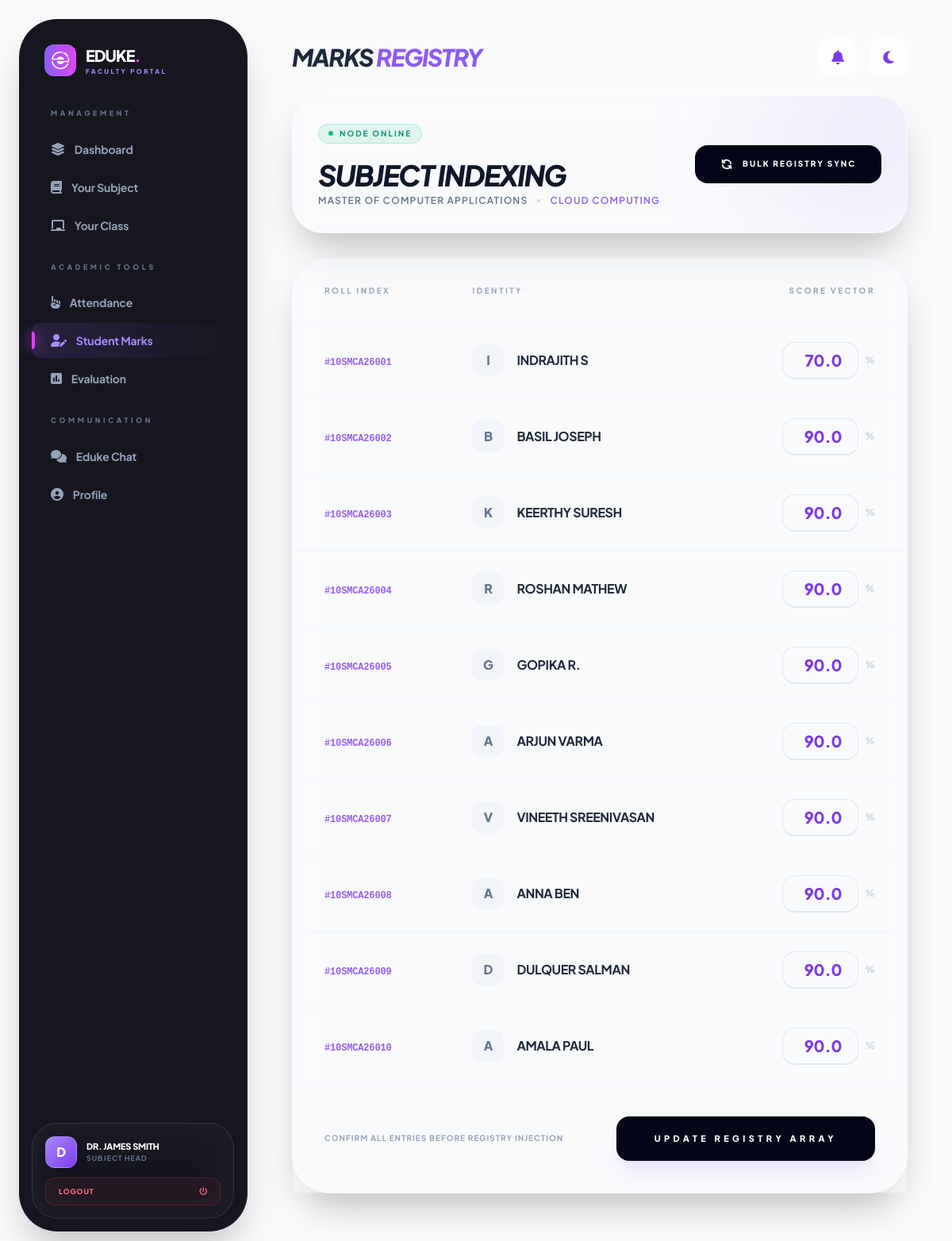
Screenshot of /subject_head/marks/ (signed in) with the database file from the repository.
### main/models.py (models this page shows, shortened)
class Subjects(models.Model):
    id = models.BigAutoField(primary_key=True)
    subject_name = models.CharField(max_length=50)
    subject_head = models.CharField(max_length=50)
    email = models.EmailField(unique=True)
    password = models.CharField()
    user = models.ForeignKey(Users, on_delete=models.CASCADE)
    class_obj = models.ForeignKey(Classes, on_delete=models.CASCADE)

class Students(models.Model):
    id = models.BigAutoField(primary_key=True)
    roll_no = models.CharField(max_length=50, unique=True)
    name = models.CharField(max_length=50)
    email = models.CharField(max_length=50, unique=True, null=True, blank=True)
    password = models.CharField()
    class_obj = models.ForeignKey(Classes, on_delete=models.SET_NULL, null=True, blank=True)
    user = models.ForeignKey(Users, on_delete=models.CASCADE)

### main/views.py (the view, shortened to what this page needs)
# urls.py: path('subject_head/marks/', views.subject_head_marks, name='subject_head_marks'), # Subject Head Marks
def subject_head_marks(request):
    subject_id = request.session.get('subject_id')
    if not subject_id:
        return redirect('subject_head_login')
    subject_data = None
    student_list = []
    subject_head_name = "Subject Head"  # Default value
    try:
        with connection.cursor() as cursor:
            cursor.execute("""
                SELECT s.id, s.subject_name, c.class_name, s.class_obj_id, s.subject_head
                FROM main_subjects s
                JOIN main_classes c ON s.class_obj_id = c.id
                WHERE s.id = %s
            """, [subject_id])
            subject = cursor.fetchone()
            if subject:
                subject_data = {
                    'id': subject[0],
                    'subject_name': subject[1],
                    'class_obj_name': subject[2],
                    'class_obj_id': subject[3],
                }
                subject_head_name = subject[4] if subject[4] else "Subject Head"
                cursor.execute("SELECT id, roll_no, name FROM main_students WHERE class_obj_id = %s", [subject_data['class_obj_id']])
                students = cursor.fetchall()
                for student in students:
                    student_id = student[0]
                    cursor.execute("""
                        SELECT marks_percentage FROM main_studentevaluation
                        WHERE student_id = %s AND subject_id = %s
                    """, [student_id, subject_data['id']])
                    mark = cursor.fetchone()
                    student_list.append({
                        'id': student_id,
                        'roll_no': student[1],
                        'name': student[2],
                        'mark_percentage': mark[0] if mark else None
                    })
    except Exception as e:
        print(f"Database error: {e}")
        messages.error(request, "An unexpected error occurred.", extra_tags='marks_error')
    return render(request, 'subject_head/subject_head_marks.html', {
        'subject': subject_data,
        'students': student_list,
        'subject_name': subject_data['subject_name'] if subject_data else 'default',
        'subject_head_name': subject_head_name,  # ✅ Added to context
    })

### templates/subject_head/subject_head_marks.html (shortened to what this page needs)
{% load static %}
<!DOCTYPE html>
<html lang="en" class="scroll-smooth">
<head>
  <script src="https://cdn.tailwindcss.com"></script>
  <link href="https://cdnjs.cloudflare.com/ajax/libs/font-awesome/6.4.0/css/all.min.css" rel="stylesheet">
</head>
<body class="text-slate-900 dark:text-white">
  <div id="spotlight"></div>
  <div class="relative z-10 flex h-screen p-0 lg:p-6 gap-0 lg:gap-6 overflow-hidden">
    <aside id="sidebar" class="fixed inset-y-0 left-0 z-50 w-72 transform -translate-x-full lg:translate-x-0 lg:static transition-transform duration-500 ease-in-out h-full">
      <div class="flex flex-col h-full glass-sidebar lg:rounded-[3rem] shadow-2xl overflow-hidden border-r border-white/5">
        <div class="p-8 pb-4 shrink-0 flex items-center justify-between">
          <div class="flex items-center gap-3 group cursor-pointer">
            <div class="w-10 h-10 rounded-xl flex items-center justify-center border border-white/10 bg-white/5 group-hover:rotate-12 transition-transform animate-pulse bg-gradient-to-r from-brand-500 via-accent-fuchsia to-indigo-500 bg-[length:200%_200%]">
              <img src="{% static 'main/images/logobase_white.png' %}" alt="Logo" class="w-6 h-6 object-contain">
            </div>
            <div>
              <h2 class="text-xl font-black tracking-tighter text-white uppercase">Eduke<span class="text-accent-fuchsia">.</span></h2>
              <p class="text-[8px] font-black text-brand-400 uppercase tracking-[0.3em]">Faculty Portal</p>
            </div>
          </div>
        </div>
        <nav class="flex-grow px-4 space-y-6 overflow-y-auto custom-scroll py-6">
          <div>
            <p class="px-6 text-[9px] font-black text-slate-500 uppercase tracking-[0.4em] mb-4">Management</p>
            <div class="space-y-1">
                <a href="{% url 'subject_head_dashboard' %}" class="nav-item-link flex items-center gap-3 px-6 py-3 rounded-xl text-slate-400 hover:text-white hover:bg-white/5">
                <i class="fa-solid fa-layer-group"></i><span class="font-bold text-sm">Dashboard</span>
              </a>
              <a href="{% url 'subject_head_subjects' %}" class="nav-item-link flex items-center gap-3 px-6 py-3 rounded-xl text-slate-400 hover:text-white hover:bg-white/5">
                <i class="fa-solid fa-book"></i><span class="font-bold text-sm">Your Subject</span>
              </a>
              <a href="{% url 'subject_head_class' %}" class="nav-item-link flex items-center gap-3 px-6 py-3 rounded-xl text-slate-400 hover:text-white hover:bg-white/5">
                <i class="fa-solid fa-chalkboard"></i><span class="font-bold text-sm">Your Class</span>
              </a>
            </div>
          </div>
          <div>
            <p class="px-6 text-[9px] font-black text-slate-500 uppercase tracking-[0.4em] mb-4">Academic Tools</p>
            <div class="space-y-1">
              <a href="{% url 'subject_head_attendance' %}" class="nav-item-link flex items-center gap-3 px-6 py-3 rounded-xl text-slate-400 hover:text-white hover:bg-white/5">
                <i class="fa-solid fa-hand-point-up"></i><span class="font-bold text-sm">Attendance</span>
              </a>
              <a href="#" class="nav-item-link active flex items-center gap-3 px-6 py-3 rounded-xl text-white">
                <i class="fa-solid fa-user-pen"></i><span class="font-bold text-sm">Student Marks</span>
              </a>
              <a href="{% url 'subject_head_evaluation' %}" class="nav-item-link flex items-center gap-3 px-6 py-3 rounded-xl text-slate-400 hover:text-white hover:bg-white/5">
                <i class="fa-solid fa-square-poll-vertical"></i><span class="font-bold text-sm">Evaluation</span>
              </a>
            </div>
          </div>
          <div>
            <p class="px-6 text-[9px] font-black text-slate-500 uppercase tracking-[0.4em] mb-4">Communication</p>
            <div class="space-y-1">
              <a href="{% url 'subject_head_chat' %}" class="nav-item-link flex items-center gap-3 px-6 py-3 rounded-xl text-slate-400 hover:text-white hover:bg-white/5">
                <i class="fa-solid fa-comments"></i><span class="font-bold text-sm">Eduke Chat</span>
              </a>
              <a href="{% url 'subject_head_profile' %}" class="nav-item-link flex items-center gap-3 px-6 py-3 rounded-xl text-slate-400 hover:text-white hover:bg-white/5">
                <i class="fa-solid fa-circle-user"></i><span class="font-bold text-sm">Profile</span>
              </a>
            </div>
          </div>
        </nav>
        <div class="p-4 mt-auto">
          <div class="bg-white/5 backdrop-blur-xl border border-white/10 rounded-[2rem] p-4 flex flex-col gap-3">
            <div class="flex items-center gap-3">
              <div class="w-10 h-10 rounded-xl bg-gradient-to-br from-brand-400 to-brand-600 flex items-center justify-center border border-white/20 shadow-lg font-black text-white uppercase">{{ subject_head_name|slice:":1" }}</div>
              <div class="min-w-0 flex-1">
                <h4 class="text-[11px] font-black text-white truncate uppercase">{{ subject_head_name }}</h4>
                <p class="text-[9px] font-bold text-slate-500 uppercase tracking-widest">Subject Head</p>
              </div>
            </div>
            <a href="{% url 'logout' %}" class="flex items-center justify-between px-4 py-2.5 rounded-xl bg-rose-500/5 hover:bg-rose-500 border border-rose-500/20 text-rose-400 hover:text-white transition-all">
              <span class="text-[9px] font-black uppercase tracking-widest">Logout</span>
              <i class="fa-solid fa-power-off text-[10px]"></i>
            </a>
          </div>
        </div>
      </div>
    </aside>
    <main class="flex-1 flex flex-col min-w-0 h-full overflow-hidden">
      <header class="h-24 flex items-center justify-between px-8 shrink-0">
        <div class="flex items-center gap-6">
          <h2 class="text-2xl lg:text-3xl font-black text-slate-800 dark:text-white tracking-tighter uppercase italic">Marks <span class="text-brand-500">Registry</span></h2>
        </div>
        <div class="flex items-center gap-4">
          {% include 'subject_head/_notification_bell.html' %}
          <button id="theme-switch" class="w-12 h-12 rounded-2xl glass-card flex items-center justify-center hover:scale-110 transition-transform">
            <i id="theme-icon" class="fa-solid fa-moon text-brand-600 text-lg"></i>
          </button>
        </div>
      </header>
      <div class="flex-1 overflow-y-auto px-4 lg:px-8 pb-12 space-y-8 custom-scroll">
        <div id="manual-entry-container" class="space-y-8">
            <section class="group relative overflow-hidden rounded-[2.5rem] border border-white/20 bg-white/5 p-8 shadow-2xl backdrop-blur-md transition-all hover:border-white/30">
    <div class="relative z-10 flex flex-col items-center justify-between gap-8 md:flex-row">
        <div>
            <div class="mb-5 inline-flex items-center gap-2 rounded-full border border-emerald-500/20 bg-emerald-500/10 px-3 py-1">
                <div class="h-1.5 w-1.5 animate-pulse rounded-full bg-emerald-500"></div>
                <span class="text-[10px] font-bold uppercase tracking-[0.2em] text-emerald-600 dark:text-emerald-400">Node Online</span>
            </div>
            <h3 class="mb-1 text-4xl font-black italic tracking-tighter text-slate-900 dark:text-white uppercase">
                Subject Indexing
            </h3>
            <div class="flex items-center gap-3 text-xs font-semibold uppercase tracking-widest text-slate-500 dark:text-slate-400">
                <span>{{ subject.class_obj_name }}</span>
                <span class="h-1 w-1 rounded-full bg-slate-300"></span>
                <span class="text-brand-500">{{ subject.subject_name }}</span>
            </div>
        </div>
        <button id="toggle-guidelines" class="group/btn relative flex items-center gap-3 overflow-hidden rounded-2xl bg-slate-950 px-8 py-4 text-[10px] font-black uppercase tracking-[0.2em] text-white transition-all hover:bg-brand-600 hover:shadow-lg hover:shadow-brand-500/20 dark:bg-white dark:text-slate-950">
            <svg class="h-4 w-4 transition-transform group-hover/btn:rotate-180" fill="none" viewBox="0 0 24 24" stroke="currentColor">
                <path stroke-linecap="round" stroke-linejoin="round" stroke-width="2.5" d="M4 4v5h.582m15.356 2A8.001 8.001 0 004.582 9m0 0H9m11 11v-5h-.581m0 0a8.003 8.003 0 01-15.357-2m15.357 2H15" />
            </svg>
            Bulk Registry Sync
        </button>
    </div>
</section>
            <div class="glass-card rounded-[3rem] border border-white/20 shadow-2xl bg-white/5 backdrop-blur-md">
    <form method="POST" action="" class="space-y-0">
        <div class="w-full overflow-x-auto">
            <table class="w-full text-left border-collapse">
                <thead>
                    <tr class="text-[10px] font-black uppercase tracking-[0.25em] text-slate-400 border-b border-slate-100 dark:border-white/10">
                        <th class="px-10 py-8">Roll Index</th>
                        <th class="px-8 py-8">Identity</th>
                        <th class="px-10 py-8 text-right">Score Vector</th>
                    </tr>
                </thead>
                <tbody class="divide-y divide-slate-100 dark:divide-white/5">
                    {% for student in students %}
                    <tr class="registry-row group/row transition-colors">
                        <td class="px-10 py-6">
                            <span class="font-mono text-xs font-black text-brand-600/80">
                                #{{ student.roll_no }}
                            </span>
                        </td>
                        <td class="px-8 py-6">
                            <div class="flex items-center gap-4">
                                <div class="w-10 h-10 rounded-xl bg-slate-100 dark:bg-white/5 flex items-center justify-center font-black text-slate-500 group-hover/row:bg-slate-900 group-hover/row:text-white dark:group-hover/row:bg-white dark:group-hover/row:text-slate-900 transition-all">
                                    {{ student.name|slice:":1" }}
                                </div>
                                <span class="font-bold text-slate-800 dark:text-slate-200 uppercase tracking-tight">{{ student.name }}</span>
                            </div>
                        </td>
                        <td class="px-10 py-6">
                            <div class="flex justify-end">
                                <div class="relative flex items-center">
                                    <input type="number" name="marks_{{ student.id }}"
                                        class="input-node w-24 bg-transparent border-b-2 border-slate-200 dark:border-slate-700 py-2 px-1 text-right font-black text-xl text-brand-600 focus:border-brand-500 focus:outline-none transition-all"
                                        value="{{ student.mark_percentage|default_if_none:'' }}"
                                        placeholder="0.00" min="0" max="100" step="0.01">
                                    <span class="ml-2 text-xs font-black text-slate-300">%</span>
                                </div>
                            </div>
                        </td>
                    </tr>
                    {% endfor %}
                </tbody>
            </table>
        </div>
        <div class="p-10 bg-slate-50/50 dark:bg-white/5 border-t border-slate-100 dark:border-white/10">
            <div class="flex flex-col md:flex-row items-center justify-between gap-6">
                <p class="text-[10px] font-bold uppercase tracking-widest text-slate-400">
                    Confirm all entries before registry injection
                </p>
                <button type="submit" class="w-full md:w-auto px-12 py-5 rounded-2xl bg-slate-950 text-white font-black text-[11px] uppercase tracking-[0.4em] transition-all hover:bg-brand-600 hover:scale-[1.02] active:scale-[0.98] dark:bg-white dark:text-slate-950 shadow-xl shadow-brand-500/10">
                    Update Registry Array
                </button>
            </div>
        </div>
    </form>
</div>
        </div>
      </div>
    </main>
  </div>
</body>
</html>

### templates/subject_head/_notification_bell.html (shortened to what this page needs)
<button id="notification-bell" class="relative w-12 h-12 rounded-2xl glass-card flex items-center justify-center hover:scale-110 transition-transform" title="Notifications">
  <i class="fa-solid fa-bell text-brand-600 dark:text-amber-400 text-lg"></i>
</button>

### rows the page displays
Subjects: subject_head "DR. JAMES SMITH"
Students: roll_no "10SMCA26001", name "I", name "INDRAJITH S", id "70.0"
Students: roll_no "10SMCA26002", name "B", name "BASIL JOSEPH", id "90.0"
Students: roll_no "10SMCA26003", name "K", name "KEERTHY SURESH", id "90.0"
Students: roll_no "10SMCA26004", name "R", name "ROSHAN MATHEW", id "90.0"
Students: roll_no "10SMCA26005", name "G", name "GOPIKA R.", id "90.0"
Students: roll_no "10SMCA26006", name "A", name "ARJUN VARMA", id "90.0"
Students: roll_no "10SMCA26007", name "V", name "VINEETH SREENIVASAN", id "90.0"
Students: roll_no "10SMCA26008", name "A", name "ANNA BEN", id "90.0"
Students: roll_no "10SMCA26009", name "D", name "DULQUER SALMAN", id "90.0"
Students: roll_no "10SMCA26010", name "A", name "AMALA PAUL", id "90.0"

### other values shown
{{ subject_head_name|slice:":1" }} "D"
{{ subject.class_obj_name }} "MASTER OF COMPUTER APPLICATIONS"
{{ subject.subject_name }} "CLOUD COMPUTING"
